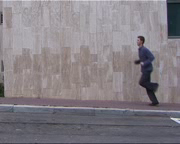
#> input picture frame 6 of videos/jump_01.mp4, 180 x 144 px
$ python ex_4_1.py
#> lines starting #> are read from the running program, lines starting #| are printed output that depends on the picture; after the words box and inside, x2 and y2 are one past the last pixel; in counts of white or black regions, pixels touching at a corner belong together
import numpy as np
import cv2 as cv

"""
    @TITLE:
        Motion Energy Images

    @RECOURSES:
        https://docs.opencv.org/3.4/d4/dee/tutorial_optical_flow.html
        https://stackoverflow.com/questions/18954889/how-to-process-images-of-a-video-frame-by-frame-in-video-streaming-using-openc
        https://en.wikipedia.org/wiki/Optical_flow
        https://courses.cs.washington.edu/courses/cse576/22sp/notes/14_Motion_21.pdf
        https://github.com/opencv/opencv/blob/3.1.0/samples/python/opt_flow.py#L24-L34
        http://www.sefidian.com/2019/12/16/a-tutorial-on-motion-estimation-with-optical-flow-with-python-implementation/
"""

# NOTE: adapted starter code form OPENCV
#       which is adapted to capture 'w' amount of frames
#       including drawings of optical flow being exported
#       it uses ShiTomasi corner detection
#       to 'captures' the good points
#       then Lucas-Kanade is used to cacluate optical flow


# TODO:
#   - adapt this method such that every w-frames, we export an image, with the 'drag',
#   drawn optical flow, of the last w-frames
#   and add those images to a plot
#   once the plot has 5 images, STOP
def calculateopticalflow(path, w):
#> called with path = 'videos\\jump_01.mp4', w = 10
    cap = cv.VideoCapture(path)

    # Parameters for ShiTomasi corner detection
    feature_params = dict(maxCorners=100, qualityLevel=0.3, minDistance=7, blockSize=7)

    # Parameters for Lucas-Kanade optical flow
    lk_params = dict(winSize=(15, 15), maxLevel=2, criteria=(cv.TERM_CRITERIA_EPS | cv.TERM_CRITERIA_COUNT, 10, 0.03))

    # Create some random colors
    color = np.random.randint(0, 255, (100, 3))

    # Take first frame and find corners in it
    ret, old_frame = cap.read()
#> old_frame is the input picture: shape (144, 180, 3); mean B, G, R 132.3, 126.6, 132.1
    old_gray = cv.cvtColor(old_frame, cv.COLOR_BGR2GRAY)
    p0 = cv.goodFeaturesToTrack(old_gray, mask=None, **feature_params)
#> p0 = [[141, 38], [152, 80], [138, 66], [169, 36], [144, 45], [140, 59], [154, 103]]

    # Create a mask image for drawing purposes
    mask = np.zeros_like(old_frame)

    # Create a list to store the frames
    frames = []

    # Frame count
    frame_count = 0

    while True:
        ret, frame = cap.read()
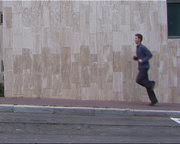
#> input picture frame 7 of videos/jump_01.mp4, 180 x 144 px
#> frame is the input picture: shape (144, 180, 3); mean B, G, R 132.4, 126.7, 132.3
        if not ret:
            print('No frames grabbed!')
            break
        frame_gray = cv.cvtColor(frame, cv.COLOR_BGR2GRAY)

        # Calculate optical flow
        p1, st, err = cv.calcOpticalFlowPyrLK(old_gray, frame_gray, p0, None, **lk_params)
#> p1 = [[138.8, 35.9], [149.4, 77.79], [135.7, 62.66], [169, 35.99], [141.9, 42.81], [138, 55.67], [153.6, 102.8]]; st = [1, 1, 1, 1, 1, 1, 1]; err = [5.11, 6.82, 10.46, 0.622, 5.07, 9.43, 7.27]

        # Select good points
        if p1 is not None:
            good_new = p1[st == 1]
#> good_new has the same summary as p1
            good_old = p0[st == 1]
#> good_old has the same summary as p0

            # Draw the tracks
            for i, (new, old) in enumerate(zip(good_new, good_old)):
                a, b = new.ravel()
                c, d = old.ravel()
                mask = cv.line(mask, (int(a), int(b)), (int(c), int(d)), color[i].tolist(), 2)
                frame = cv.circle(frame, (int(a), int(b)), 5, color[i].tolist(), -1)
#> this loop made 7 passes
#> (a, b, c, d) on passes 1 to 7: (138.8, 35.9, 141, 38), (149.4, 77.79, 152, 80), (135.7, 62.66, 138, 66), (169, 35.99, 169, 36), (141.9, 42.81, 144, 45), (138, 55.67, 140, 59), (153.6, 102.8, 154, 103)
#> pass 1, in calculateopticalflow, `mask = cv.line(mask, (int(a), int(b)), (int(c), int(d)), color[i].toli..`:
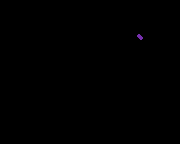
#> mask: shape (144, 180, 3); mean of channels 0, 1, 2 0.1, 0, 0.1; drawn as B, G, R
#> pass 1, in calculateopticalflow, `frame = cv.circle(frame, (int(a), int(b)), 5, color[i].tolist(), -1)`:
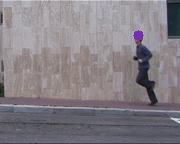
#> frame: shape (144, 180, 3); 0.31% of pixels changed, all inside (x1, y1, x2, y2) = (133, 30, 144, 41)
#> pass 2, in calculateopticalflow, `frame = cv.circle(frame, (int(a), int(b)), 5, color[i].tolist(), -1)`:
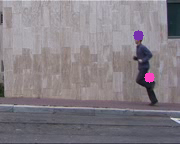
#> frame: shape (144, 180, 3); 0.31% of pixels changed, all inside (x1, y1, x2, y2) = (144, 72, 155, 83)
#> after the loop:
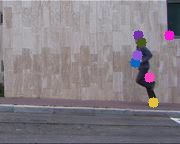
#> frame: shape (144, 180, 3); 1.51% of pixels changed, all inside (x1, y1, x2, y2) = (130, 30, 175, 108)
#> after the loop:
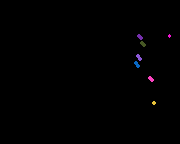
#> mask: shape (144, 180, 3); mean of channels 0, 1, 2 0.8, 0.4, 0.7; drawn as B, G, R

        # Combine the frame and mask
        img = cv.add(frame, mask)

        # Show the frame
        cv.imshow('frame', img)

        # Save the frame
        if frame_count % w == 0 and frame_count > 0:
            # Save the frame with tracks
            cv.imwrite("tracks_frame{:03d}.jpg".format(frame_count), img)

        k = cv.waitKey(30) & 0xff
#> (key Esc is pressed here)
        if k == 27:
            break

        # Update the previous frame and previous points
        old_gray = frame_gray.copy()
        p0 = good_new.reshape(-1, 1, 2)

        # Increment the frame count
        frame_count += 1

cv.destroyAllWindows()


path_dancer = "videos\jump_01.mp4"

# calculateopticalflow(path=path_dancer, w=20)

calculateopticalflow(path=path_dancer, w=10)
